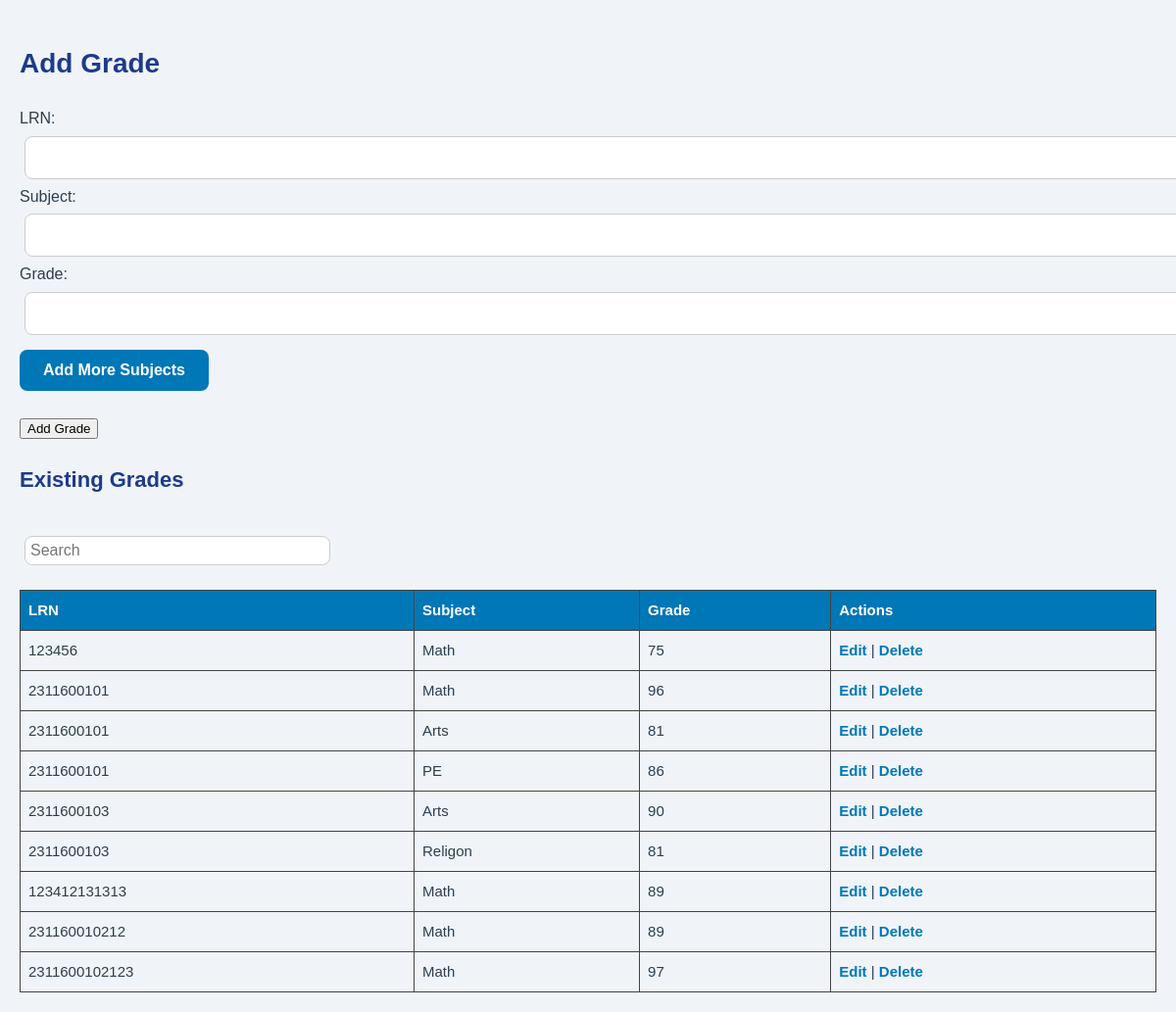
The page /grades.php on the database as committed earlier.
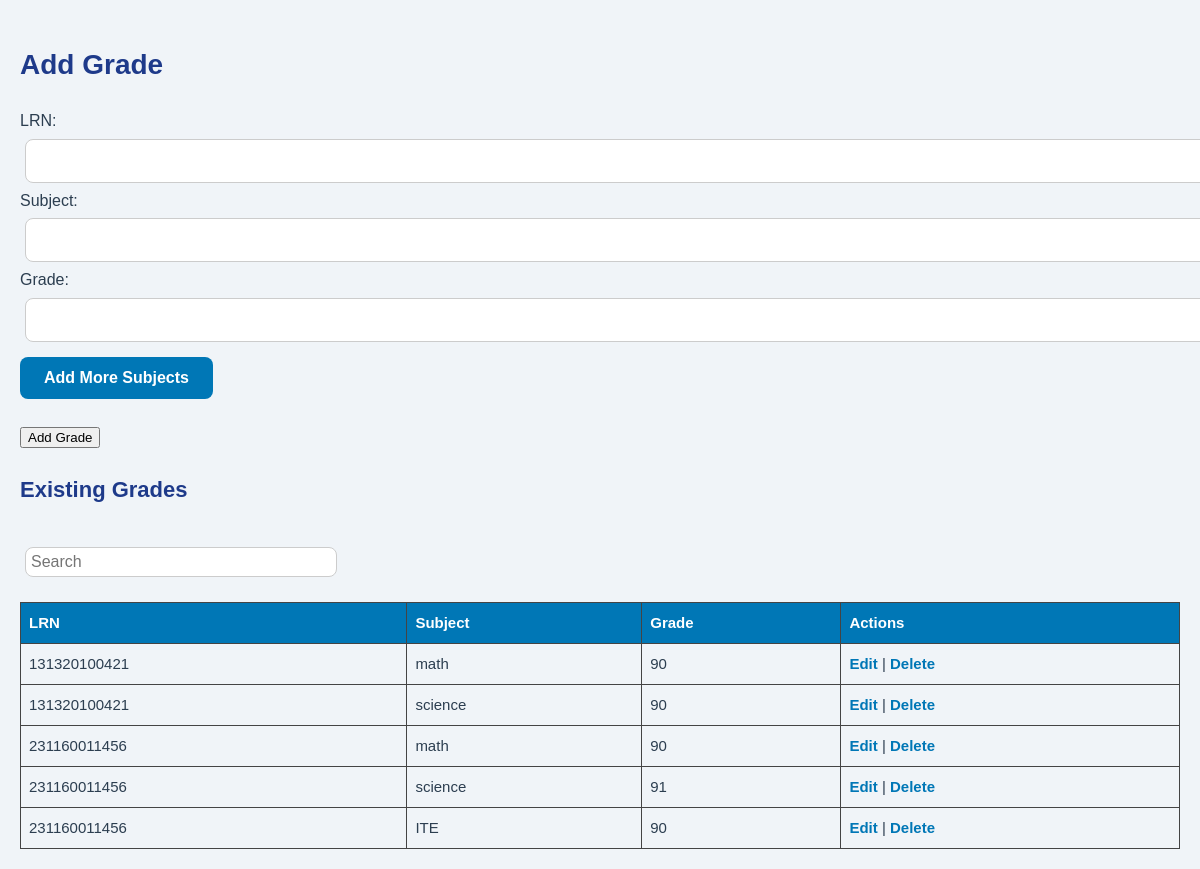
The same page on the database as committed later.
### tables this page shows
CREATE TABLE `grades` (
  `id` int(11) NOT NULL,
  `student_id` bigint(20) NOT NULL,
  `subject` varchar(100) NOT NULL,
  `grade` varchar(10) NOT NULL
);

### grades.php (the view, shortened to what this page needs)
<?php
include 'db.php';
?>
<!DOCTYPE html>
<html>
<head>
    <link rel="stylesheet" type="text/css" href="css/admin.css">
</head>
<body>
<h2>Add Grade</h2>
<form method="POST" action="grades.php">
    LRN: <input type="text" name="student_id" required><br>
    <div id="addSubjects">
        Subject: <input type="text" name="subject[]" required>
        Grade: <input type="text" name="grade[]" required><br>
    </div>
    <button type="button" onclick="addMore()">Add More Subjects</button><br><br>
    <input type="submit" value="Add Grade">
</form>
<h3>Existing Grades</h3>
<input type="text" id="searchInput" placeholder="Search" style="margin-top: 20px; padding: 5px; width: 300px;">
<table>
    <tr><th>LRN</th><th>Subject</th><th>Grade</th><th>Actions</th></tr>
    <?php
    $result = $conn->query("SELECT * FROM grades ORDER BY student_id");
    if ($result) {
        while($row = $result->fetch_assoc()) {
            echo "<tr>
                    <td>{$row['student_id']}</td>
                    <td>{$row['subject']}</td>
                    <td>{$row['grade']}</td>
                    <td>
                        <a href='grades.php?edit_lrn={$row['student_id']}'>Edit</a> |
                        <a href='grades.php?delete={$row['id']}' onclick=\"return confirm('Delete this grade?')\">Delete</a>
                    </td>
                  </tr>";
        }
    }
    ?>
</table>
</body>
</html>

Rows that differ between the two databases and show on the page:
removed grades: student "123456", subject "Math", grade "75"
removed grades: student "2311600101", subject "Math", grade "96"
removed grades: student "2311600101", subject "Arts", grade "81"
removed grades: student "2311600101", subject "PE", grade "86"
removed grades: student "2311600103", subject "Arts", grade "90"
removed grades: student "2311600103", subject "Religon", grade "81"
removed grades: student "123412131313", subject "Math", grade "89"
removed grades: student "2311600102123", subject "Math", grade "97"
changed grades (number 1 of 5 on the later page): student "231160010212" → "131320100421"; subject "Math" → "math"; grade "89" → "90"
added grades: student "131320100421", subject "science", grade "90"
added grades: student "231160011456", subject "math", grade "90"
added grades: student "231160011456", subject "science", grade "91"
added grades: student "231160011456", subject "ITE", grade "90"
